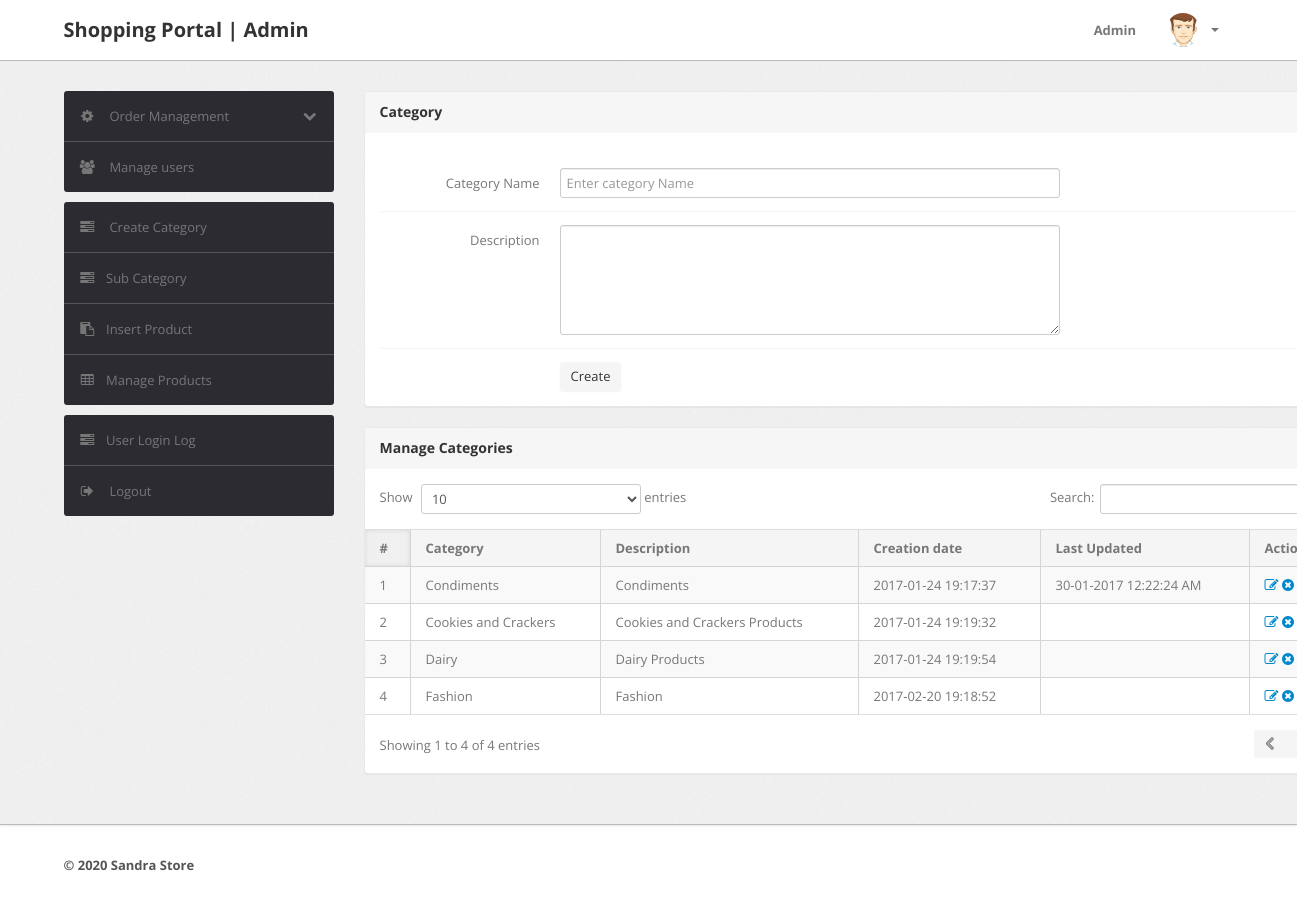
The app's page /admin/category.php (signed in) with its own data.
### tables this page shows
CREATE TABLE `category` (
  `id` int(11) NOT NULL,
  `categoryName` varchar(255) DEFAULT NULL,
  `categoryDescription` longtext DEFAULT NULL,
  `creationDate` timestamp NOT NULL DEFAULT current_timestamp(),
  `updationDate` varchar(255) DEFAULT NULL
);

### admin/category.php (the view, shortened to what this page needs)
<?php
include('include/config.php');
if(strlen($_SESSION['alogin'])==0)
	{
header('location:index.php');
}
else{
?>
<!DOCTYPE html>
<html lang="en">
<head>
	<link type="text/css" href="bootstrap/css/bootstrap.min.css" rel="stylesheet">
	<link type="text/css" href="bootstrap/css/bootstrap-responsive.min.css" rel="stylesheet">
	<link type="text/css" href="css/theme.css" rel="stylesheet">
	<link type="text/css" href="images/icons/css/font-awesome.css" rel="stylesheet">
</head>
<body>
<?php include('include/header.php');?>
	<div class="wrapper">
		<div class="container">
			<div class="row">
<?php include('include/sidebar.php');?>
			<div class="span9">
					<div class="content">
						<div class="module">
							<div class="module-head">
								<h3>Category</h3>
							</div>
							<div class="module-body">
									<br />
			<form class="form-horizontal row-fluid" name="Category" method="post" >
<div class="control-group">
<label class="control-label" for="basicinput">Category Name</label>
<div class="controls">
<input type="text" placeholder="Enter category Name"  name="category" class="span8 tip" required>
</div>
</div>
<div class="control-group">
											<label class="control-label" for="basicinput">Description</label>
											<div class="controls">
												<textarea class="span8" name="description" rows="5"></textarea>
											</div>
										</div>
	<div class="control-group">
											<div class="controls">
												<button type="submit" name="submit" class="btn">Create</button>
											</div>
										</div>
									</form>
							</div>
						</div>
	<div class="module">
							<div class="module-head">
								<h3>Manage Categories</h3>
							</div>
							<div class="module-body table">
								<table cellpadding="0" cellspacing="0" border="0" class="datatable-1 table table-bordered table-striped	 display" width="100%">
									<thead>
										<tr>
											<th>#</th>
											<th>Category</th>
											<th>Description</th>
											<th>Creation date</th>
											<th>Last Updated</th>
											<th>Action</th>
										</tr>
									</thead>
									<tbody>
<?php $query=mysqli_query($con,"select * from category");
$cnt=1;
while($row=mysqli_fetch_array($query))
{
?>
										<tr>
											<td><?php echo htmlentities($cnt);?></td>
											<td><?php echo htmlentities($row['categoryName']);?></td>
											<td><?php echo htmlentities($row['categoryDescription']);?></td>
											<td> <?php echo htmlentities($row['creationDate']);?></td>
											<td><?php echo htmlentities($row['updationDate']);?></td>
											<td>
											<a href="edit-category.php?id=<?php echo $row['id']?>" ><i class="icon-edit"></i></a>
											<a href="category.php?id=<?php echo $row['id']?>&del=delete" onClick="return confirm('Are you sure you want to delete?')"><i class="icon-remove-sign"></i></a></td>
										</tr>
										<?php $cnt=$cnt+1; } ?>
								</table>
							</div>
						</div>
					</div>
				</div>
			</div>
		</div>
	</div>
<?php include('include/footer.php');?>
</body>
<?php } ?>

### records on screen
category: categoryName "Condiments", categoryDescription "Condiments", creationDate "2017-01-24 19:17:37", updationDate "30-01-2017 12:22:24 AM"
category: categoryName "Cookies and Crackers", categoryDescription "Cookies and Crackers Products", creationDate "2017-01-24 19:19:32"
category: categoryName "Dairy", categoryDescription "Dairy Products", creationDate "2017-01-24 19:19:54"
category: categoryName "Fashion", categoryDescription "Fashion", creationDate "2017-02-20 19:18:52"
